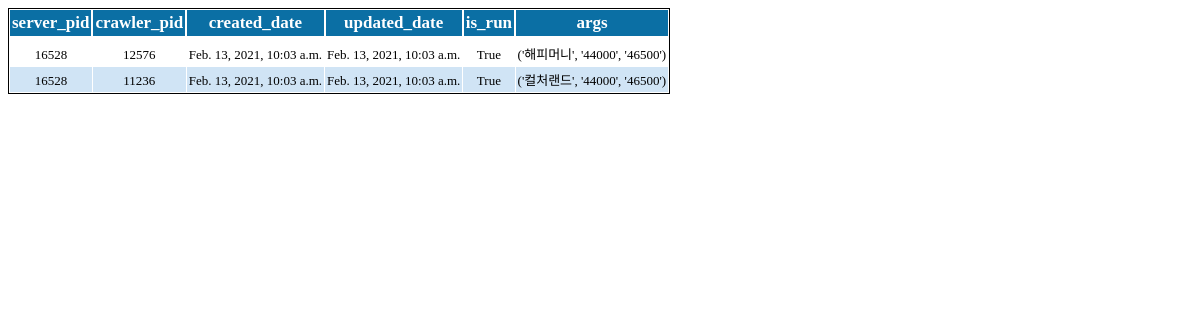
/process/, run on an earlier commit of the app's database.
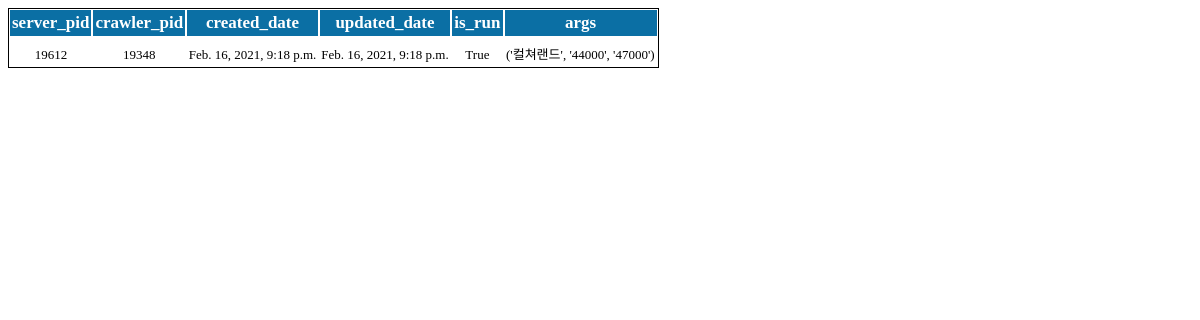
And on a later commit of the database.
### giftcard/models.py (models this page shows)
class CrawlerProcess(models.Model):
    server_pid = models.IntegerField()
    crawler_pid = models.IntegerField()
    created_date = models.DateTimeField(auto_now_add=True)
    updated_date = models.DateTimeField(auto_now=True)
    is_run = models.BooleanField()
    args = models.TextField()

### giftcard/views.py (the view, shortened to what this page needs)
# urls.py: path('process/', ProcessView.as_view(), name='process')
class ProcessView(View):
    def get(self, request, *args, **kwargs):
        crawler_process_info = CrawlerProcess.objects.filter(is_run=True).order_by('created_date')
        return render(request, 'process_list.html', context={"processes":crawler_process_info})

### giftcard/templates/process_list.html (shortened to what this page needs)
<!DOCTYPE html>
<html>
<head>
    {% load static %}
    <link rel='stylesheet' type='text/css' media='screen' href='{% static "style.css" %}'>
</head>
<body>
    <div class="divTable" style="border: 1px solid #000;">
        <div class="divTable paleBlueRows">
            <div class="divTableHeading">
                <div class="divTableRow">
                    <div class="divTableHead">server_pid</div>
                    <div class="divTableHead">crawler_pid</div>
                    <div class="divTableHead">created_date</div>
                    <div class="divTableHead">updated_date</div>
                    <div class="divTableHead">is_run</div>
                    <div class="divTableHead">args</div>
                </div>
            </div>
            <div class="divTableBody">
                {% for process in processes %}
                <div class="divTableRow">
                    <div class="divTableCell">{{process.server_pid}}</div>
                    <div class="divTableCell">{{process.crawler_pid}}</div>
                    <div class="divTableCell">{{process.created_date}}</div>
                    <div class="divTableCell">{{process.updated_date}}</div>
                    <div class="divTableCell">{{process.is_run}}</div>
                    <div class="divTableCell">{{process.args}}</div>
                </div>
                {% endfor %}
            </div>
        </div>
    </div>
</body>
</html>

### giftcard/static/style.css (style rules this page uses)
div.paleBlueRows { border: 1px solid #FFFFFF; text-align: center; border-collapse: collapse; }
.divTable.paleBlueRows .divTableCell, .divTable.paleBlueRows .divTableHead { border: 1px solid #FFFFFF; padding: 3px 2px; }
.divTable.paleBlueRows .divTableBody .divTableCell { font-size: 13px; }
.divTable.paleBlueRows .divTableHeading { background: #0B6FA4; border-bottom: 5px solid #FFFFFF; }
.divTable.paleBlueRows .divTableHeading .divTableHead { font-size: 17px; font-weight: bold; color: #FFFFFF; text-align: center; border-left: 2px solid #FFFFFF; }
.divTable.paleBlueRows .divTableHeading .divTableHead:first-child { border-left: none; }
.divTable { display: table; }
.divTableRow { display: table-row; }
.divTableHeading { display: table-header-group; }
.divTableCell, .divTableHead { display: table-cell; }
.divTableBody { display: table-row-group; }

What changed in the data, as far as the page shows it:
no longer on this page (row edited): CrawlerProcess: server_pid "16528", crawler_pid "12576", created_date "Feb. 13, 2021, 10:03 a.m.", updated_date "Feb. 13, 2021, 10:03 a.m.", is_run "True", args "('해피머니', '44000', '46500')"
no longer on this page (row edited): CrawlerProcess: server_pid "16528", crawler_pid "11236", created_date "Feb. 13, 2021, 10:03 a.m.", updated_date "Feb. 13, 2021, 10:03 a.m.", is_run "True", args "('컬처랜드', '44000', '46500')"
added CrawlerProcess: server_pid "19612", crawler_pid "19348", created_date "Feb. 16, 2021, 9:18 p.m.", updated_date "Feb. 16, 2021, 9:18 p.m.", is_run "True", args "('컬쳐랜드', '44000', '47000')"
